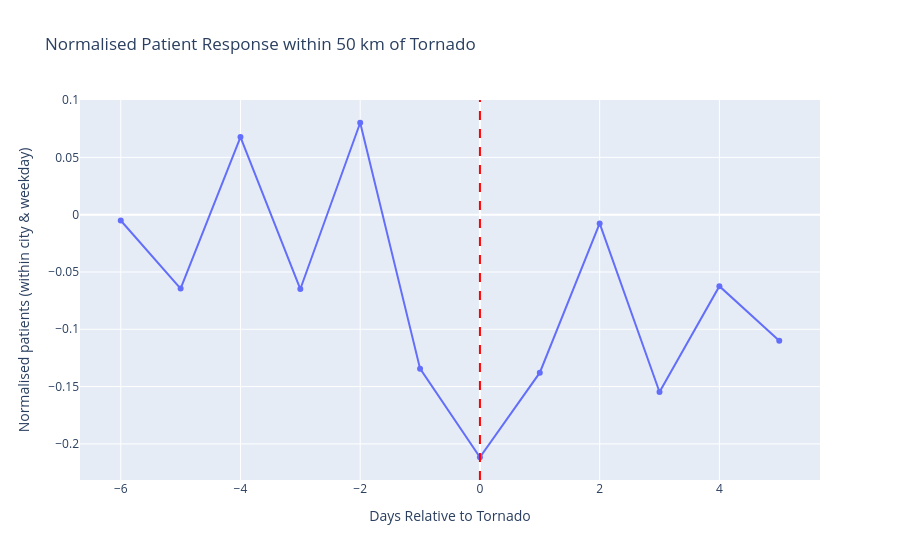

The cell this chart's notebook holds for it:
### Code cell
import pandas as pd
import plotly.graph_objects as go

# make sure Date is datetime
combined["Date"] = pd.to_datetime(combined["Date"])

# add weekday
combined["day_of_week"] = combined["Date"].dt.dayofweek

# normalise within each City and weekday
combined["patient_dow_norm"] = (
    combined.groupby(["City", "day_of_week"])["patient_count"]
    .transform(lambda x: (x - x.mean()) / x.std() if x.std() != 0 else 0)
)

distance_threshold = 50

# keep city-days close to a tornado
filtered = combined[combined["distance_km"] <= distance_threshold].copy()

# reduce to one row per city-day
filtered = (
    filtered
    .groupby(["City", "Date"], as_index=False)
    .agg({
        "Impact": "max",
        "distance_km": "min"
    })
)

event_rows = []

storm_days = filtered[filtered["Impact"].notna()][["City", "Date"]].drop_duplicates()

for _, row in storm_days.iterrows():
    city = row["City"]
    storm_date = row["Date"]

    subset = combined[combined["City"] == city]

    for lag in range(-6, 6):
        day = storm_date + pd.Timedelta(days=lag)

        value = subset.loc[subset["Date"] == day, "patient_dow_norm"]

        if not value.empty:
            event_rows.append({
                "lag": lag,
                "patient_dow_norm": value.values[0]
            })

event_df = pd.DataFrame(event_rows)

event_avg = event_df.groupby("lag")["patient_dow_norm"].mean()

fig = go.Figure()

fig.add_trace(go.Scatter(
    x=event_avg.index,
    y=event_avg.values,
    mode="lines+markers",
    name=f"Distance ≤ {distance_threshold} km"
))

fig.add_vline(x=0, line_dash="dash", line_color="red")

fig.update_layout(
    title=f"Normalised Patient Response within {distance_threshold} km of Tornado",
    xaxis_title="Days Relative to Tornado",
    yaxis_title="Normalised patients (within city & weekday)"
)

fig.show()

### Figure 1 — Plotly figure (JSON) as saved in the notebook; plotly's stock layout.template omitted (floating-point values rounded to 4 significant figures)
{"data": [{"mode": "lines+markers", "name": "Distance ≤ 50 km", "type": "scatter", "x": [-6, -5, -4, -3, -2, -1, 0, 1, 2, 3, 4, 5], "y": [-0.005086, -0.06452, 0.06776, -0.06487, 0.08021, -0.1343, -0.2117, -0.1379, -0.007599, -0.1547, -0.06238, -0.11]}], "layout": {"shapes": [{"line": {"color": "red", "dash": "dash"}, "type": "line", "x0": 0, "x1": 0, "xref": "x", "y0": 0, "y1": 1, "yref": "y domain"}], "title": {"text": "Normalised Patient Response within 50 km of Tornado"}, "xaxis": {"title": {"text": "Days Relative to Tornado"}}, "yaxis": {"title": {"text": "Normalised patients (within city & weekday)"}}}}
